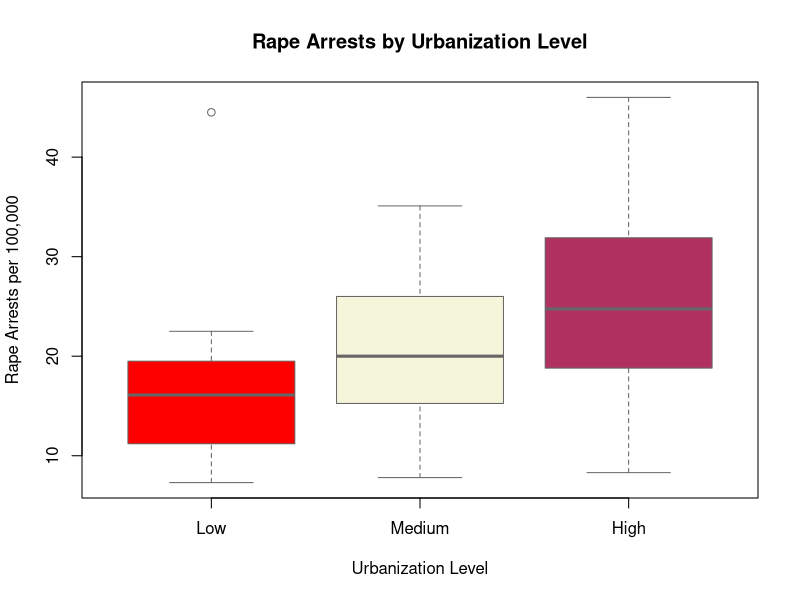

This figure's R source:
## ---- chunk 1
summary(USArrests)
## ---- chunk 2
# Create a categorical variable based on Urban Population - second change - edited comment
USArrests$UrbanGroup <- cut(USArrests$UrbanPop,
                            breaks = c(0, 50, 75, 100),
                            labels = c("Low", "Medium", "High"))
## ---- chunk 3
# Check how many states fall into each group
table(USArrests$UrbanGroup)
## ---- chunk 4
# Boxplot of rape arrest rates grouped by urban population categories
boxplot(Rape ~ UrbanGroup, data = USArrests,
        main = "Rape Arrests by Urbanization Level",
        xlab = "Urbanization Level",
        ylab = "Rape Arrests per 100,000",
        col = c("red", "beige", "maroon"),#first change
        border = "gray40")
